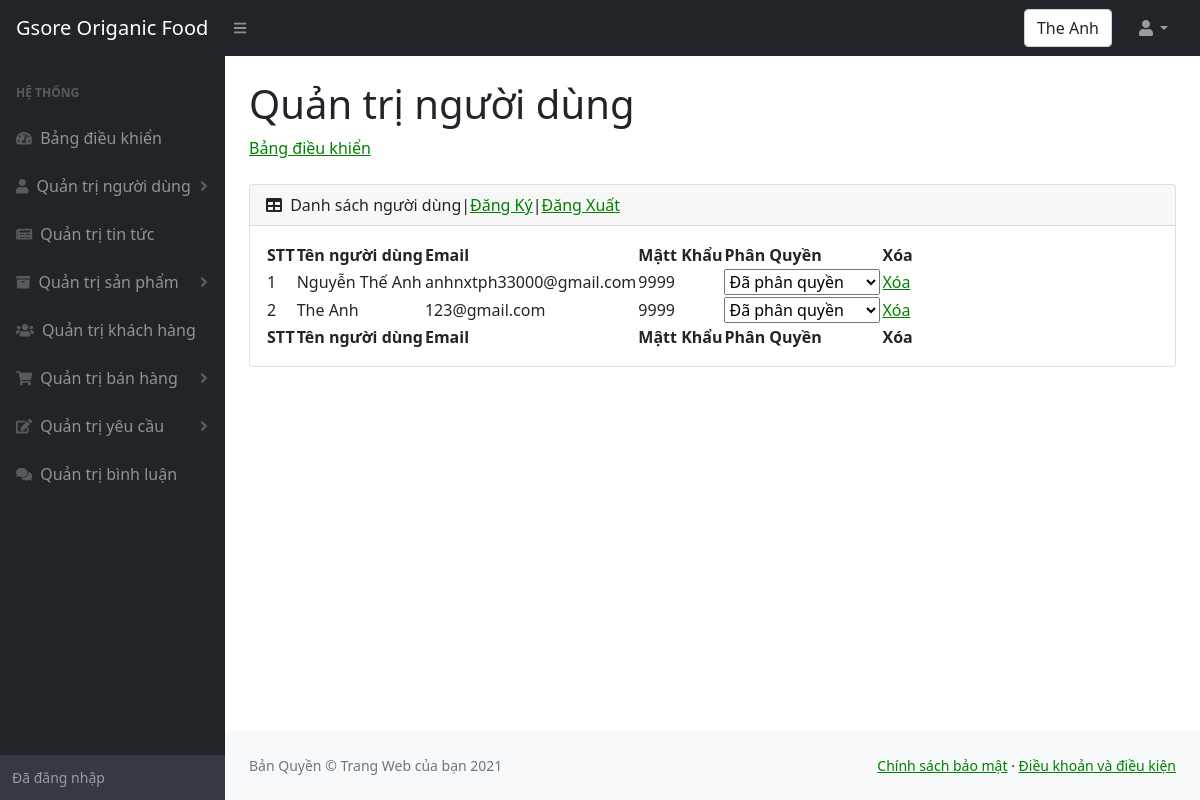
The page /admin/nguoidung.php (signed in) on the database its author committed.
### tables this page shows
CREATE TABLE `nguoidung` (
  `manguoidung` int(10) NOT NULL,
  `tennguoidung` varchar(30) NOT NULL,
  `emailnguoidung` varchar(50) NOT NULL,
  `matkhau` int(10) NOT NULL,
  `role` tinyint(1) NOT NULL
);

### admin/nguoidung.php (the view, shortened to what this page needs)
<!DOCTYPE html>
<html lang="en">
    <head>
        <link href="https://cdn.jsdelivr.net/npm/simple-datatables@latest/dist/style.css" rel="stylesheet" />
        <link href="css/styles.css" rel="stylesheet" />
    </head>
    <body class="sb-nav-fixed">
        <nav class="sb-topnav navbar navbar-expand navbar-dark bg-dark">
            <a class="navbar-brand ps-3" href="../index.php">Gsore Origanic Food </a>
            <button class="btn btn-link btn-sm order-1 order-lg-0 me-4 me-lg-0" id="sidebarToggle" href="#!"><i class="fas fa-bars"></i></button>
            <form class="d-none d-md-inline-block form-inline ms-auto me-0 me-md-3 my-2 my-md-0">
                <div class="input-group">
                  <div class="form-control"><?php  echo $_SESSION['ten_nguoi_dung'];?>  </div>
                </div>
            </form>
            <ul class="navbar-nav ms-auto ms-md-0 me-3 me-lg-4">
                <li class="nav-item dropdown">
                    <a class="nav-link dropdown-toggle" id="navbarDropdown" href="#" role="button" data-bs-toggle="dropdown" aria-expanded="false"><i class="fas fa-user fa-fw"></i></a>
                </li>
            </ul>
        </nav>
        <div id="layoutSidenav">
        <div id="layoutSidenav_nav" >
                <nav class="sb-sidenav accordion sb-sidenav-dark" id="sidenavAccordion">
                    <div class="sb-sidenav-menu">
                        <div class="nav">
                            <div class="sb-sidenav-menu-heading">Hệ thống</div>
                            <a class="nav-link" href="index.php">
                                <div class="sb-nav-link-icon"><i class="fas fa-tachometer-alt"></i></div>
                                Bảng điều khiển
                            </a>
                            <a class="nav-link collapsed" href="nguoidung.php" data-bs-toggle="collapse" data-bs-target="#collapseOne" aria-expanded="false" aria-controls="collapseOne">
                                <div class="sb-nav-link-icon"><i class="fas fa-user"></i></div>
                                Quản trị người dùng
                                <div class="sb-sidenav-collapse-arrow"><i class="fas fa-angle-down"></i></div>
                            </a>
                            <a class="nav-link" href="tintuc.php">
                                <div class="sb-nav-link-icon"><i class="fas fa-newspaper"></i></div>
                                    Quản trị tin tức
                            </a>
                            <a class="nav-link collapsed" href="#" data-bs-toggle="collapse" data-bs-target="#collapseTwo" aria-expanded="false" aria-controls="collapseTwo">
                                <div class="sb-nav-link-icon"><i class="fas fa-archive"></i></div>
                                Quản trị sản phẩm
                                <div class="sb-sidenav-collapse-arrow"><i class="fas fa-angle-down"></i></div>
                            </a>
                            <a class="nav-link" href="khachhang.php">
                                <div class="sb-nav-link-icon"><i class="fas fa-users"></i></div>
                                Quản trị khách hàng
                            </a>
                            <a class="nav-link collapsed" href="#" data-bs-toggle="collapse" data-bs-target="#collapseThree" aria-expanded="false" aria-controls="collapseThree">
                                <div class="sb-nav-link-icon"><i class="fas fa-shopping-cart"></i></div>
                                Quản trị bán hàng
                                <div class="sb-sidenav-collapse-arrow"><i class="fas fa-angle-down"></i></div>
                            </a>
                            <a class="nav-link collapsed" href="#" data-bs-toggle="collapse" data-bs-target="#collapseFour" aria-expanded="false" aria-controls="collapseFour">
                                <div class="sb-nav-link-icon"><i class="fas fa-edit"></i></div>
                                Quản trị yêu cầu
                                <div class="sb-sidenav-collapse-arrow"><i class="fas fa-angle-down"></i></div>
                            </a>
                            <a class="nav-link" href="binhluan.php">
                                <div class="sb-nav-link-icon"><i class="fas fa-comments"></i></div>
                                Quản trị bình luận
                            </a>
                        </div>
                    </div>
                    <div class="sb-sidenav-footer">
                        <div class="small">Đã đăng nhập</div>
                    </div>
                </nav>
            </div>
            <div id="layoutSidenav_content">
                <main>
                    <div class="container-fluid px-4">
                        <h1 class="mt-4">Quản trị người dùng</h1>
                        <ol class="breadcrumb mb-4">
                            <li class="breadcrumb-item"><a href="index.php">Bảng điều khiển</a></li>
                        </ol>
                        <div class="card mb-4">
                            <div class="card-header">
                                <i class="fas fa-table me-1"></i>
                                Danh sách người dùng|<a href="dangky.php">Đăng Ký</a>|<a href="dangxuat.php">Đăng Xuất</a>
                            </div>
                            <div class="card-body">
                                <table id="datatablesSimple">
                                    <thead>
                                        <tr>
                                            <th>STT</th>
                                            <th>Tên người dùng</th>
                                            <th>Email</th>
                                            <th>Mậtt Khẩu</th>
                                            <th>Phân Quyền</th>
                                            <th>Xóa</th>
                                        </tr>
                                    </thead>
                                    <tfoot>
                                        <tr>
                                            <th>STT</th>
                                            <th>Tên người dùng</th>
                                            <th>Email</th>
                                            <th>Mậtt Khẩu</th>
                                            <th>Phân Quyền</th>
                                            <th>Xóa</th>
                                        </tr>
                                    </tfoot>
                                    <tbody>
                                    <?php
                                        include("../config.php");
                                        $sql = "
                                                  SELECT *
                                                  FROM nguoidung
                                                  ORDER BY manguoidung DESC
                                        ";
                                        $nguoi_dung = mysqli_query($ket_noi, $sql);
                                        $i=0;
                                        while ($row = mysqli_fetch_array($nguoi_dung)) {
                                            $i++;
                                    ;?>
                                        <tr>
                                            <td><?php echo $i;?></td>
                                            <td><?php echo $row["tennguoidung"];?></td>
                                            <td><?php echo $row["emailnguoidung"];?></td>
                                            <td><?php echo $row["matkhau"];?></td>
                                            <td>
                                                    <select name="select-status" class="select-status" onchange="this.options[this.selectedIndex].value && (window.location = this.options[this.selectedIndex].value);">
                                                        <option value="nguoidungsuatrangthai.php?id=<?php echo $row['manguoidung'] ?>&status=1" <?php if($row["role"]==1) echo "selected"; ?>>Đã phân quyền</option>
                                                    </select>
                                                </td>
                                            <td><a href="nguoidungxoa.php?id=<?php echo $row["manguoidung"];?>">Xóa</a></td>
                                        </tr>
                                    <?php
                                        }
                                    ;?>
                                    </tbody>
                                </table>
                            </div>
                        </div>
                    </div>
                </main>
                <footer class="py-4 bg-light mt-auto">
                    <div class="container-fluid px-4">
                        <div class="d-flex align-items-center justify-content-between small">
                            <div class="text-muted">Bản Quyền &copy; Trang Web của bạn 2021</div>
                            <div>
                                <a href="chinhsachbaomat.php">Chính sách bảo mật</a>
                                &middot;
                                <a href="chinhsachbaomat.php">Điều khoản và điều kiện</a>
                            </div>
                        </div>
                    </div>
                </footer>
            </div>
        </div>
    </body>
</html>

### rows shown on the page
nguoidung: tennguoidung "Nguyễn Thế Anh", emailnguoidung "anhnxtph33000@gmail.com", matkhau "9999", select-status "Đã phân quyền"
nguoidung: tennguoidung "The Anh", emailnguoidung "123@gmail.com", matkhau "9999", select-status "Đã phân quyền"

### other values the page prints
$_SESSION['ten_nguoi_dung'] "The Anh"
